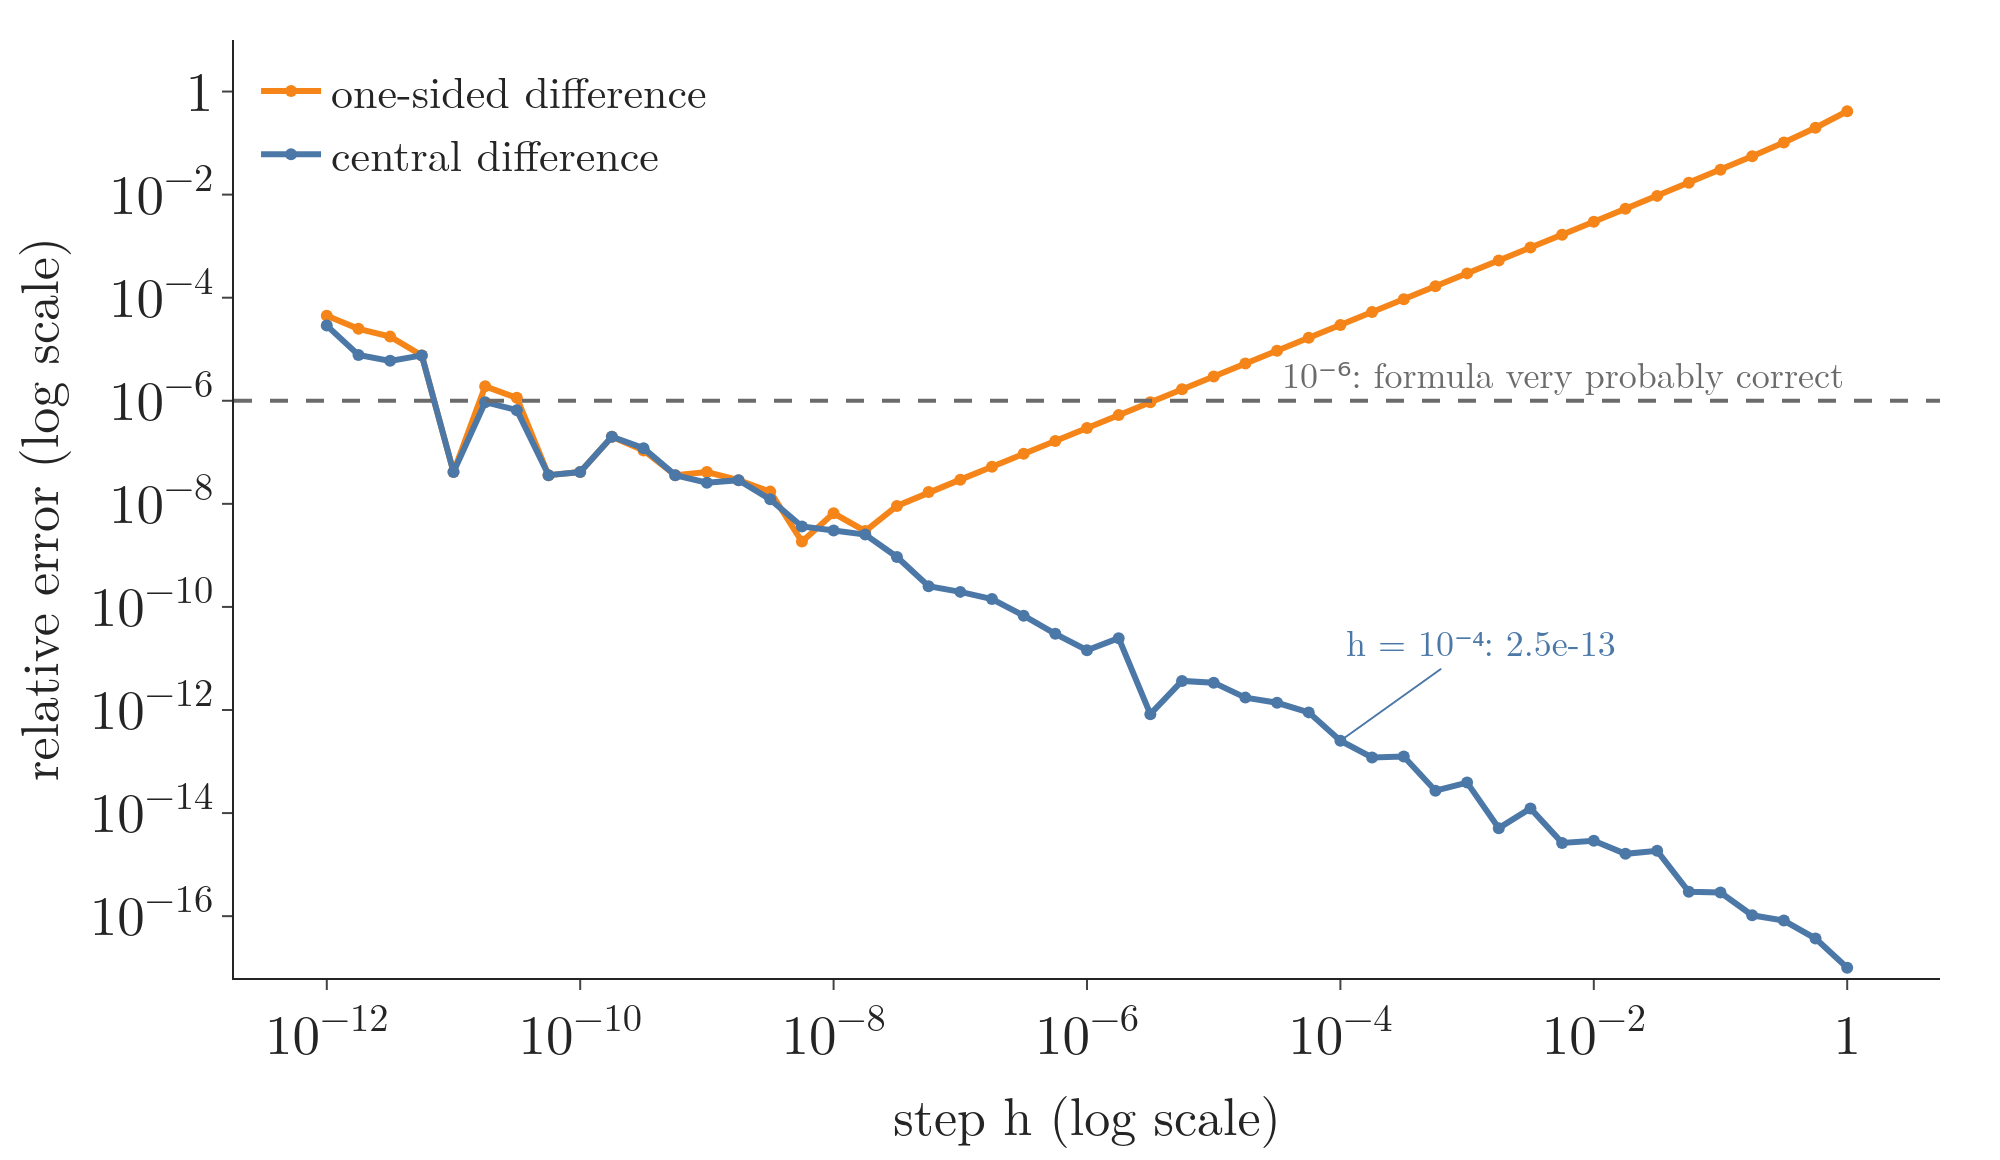

Source code (Python):
"""Gradient checking and the step size h (Plotly), on the Note's three-point squared-error loss at m = 1, b = 0
(true gradient [-22, -10]). Relative error of the one-sided and central differences against h. The one-sided
error shrinks in proportion to h; the central difference is exact for this quadratic loss, so only rounding error
is left, which grows as h becomes tiny. At h = 1e-4 the central relative error is about 2.5e-13."""
from pathlib import Path
import numpy as np
import plotly.graph_objects as go
from gifkit import BLUE, FONT, GREY, ORANGE

here = Path(__file__).parent
x, y = np.array([1.0, 2.0, 3.0]), np.array([2.0, 4.0, 5.0])
loss = lambda p: np.sum((y - p[0] * x - p[1]) ** 2)
p = np.array([1.0, 0.0])
true = np.array([-22.0, -10.0])
rel = lambda num: np.linalg.norm(num - true) / np.linalg.norm(num + true)
hs = np.logspace(-12, 0, 49)
fwd = [rel(np.array([(loss(p + h * e) - loss(p)) / h for e in np.eye(2)])) for h in hs]
cen = [rel(np.array([(loss(p + h * e) - loss(p - h * e)) / (2 * h) for e in np.eye(2)])) for h in hs]
c4 = rel(np.array([(loss(p + 1e-4 * e) - loss(p - 1e-4 * e)) / 2e-4 for e in np.eye(2)]))
assert 1e-14 < c4 < 1e-12, c4
floor = 1e-17
fig = go.Figure([go.Scatter(x=hs, y=np.maximum(fwd, floor), mode="lines+markers", name="one-sided difference",
                            line=dict(color=ORANGE, width=3)),
                 go.Scatter(x=hs, y=np.maximum(cen, floor), mode="lines+markers", name="central difference",
                            line=dict(color=BLUE, width=3))])
fig.add_hline(y=1e-6, line=dict(color=GREY, dash="dash", width=2), opacity=1)
fig.add_annotation(x=0, y=-6, xref="x", yref="y", text="10⁻⁶: formula very probably correct", showarrow=False,
                   xanchor="right", yshift=14, font=dict(size=18, color=GREY))
fig.add_annotation(x=-4, y=np.log10(c4), text=f"h = 10⁻⁴: {c4:.1e}", ax=70, ay=-50, font=dict(size=18, color=BLUE),
                   arrowcolor=BLUE)
fig.update_layout(template="simple_white", width=1000, height=580, font=FONT,
                  xaxis=dict(title="step h (log scale)", type="log", exponentformat="power", dtick=2),
                  yaxis=dict(title="relative error (log scale)", type="log", range=[-17.2, 1], exponentformat="power", dtick=2),
                  legend=dict(x=0.01, y=0.99), margin=dict(l=90, r=30, t=20, b=70))
fig.write_image(here / "gradcheck_h.png", scale=2)
